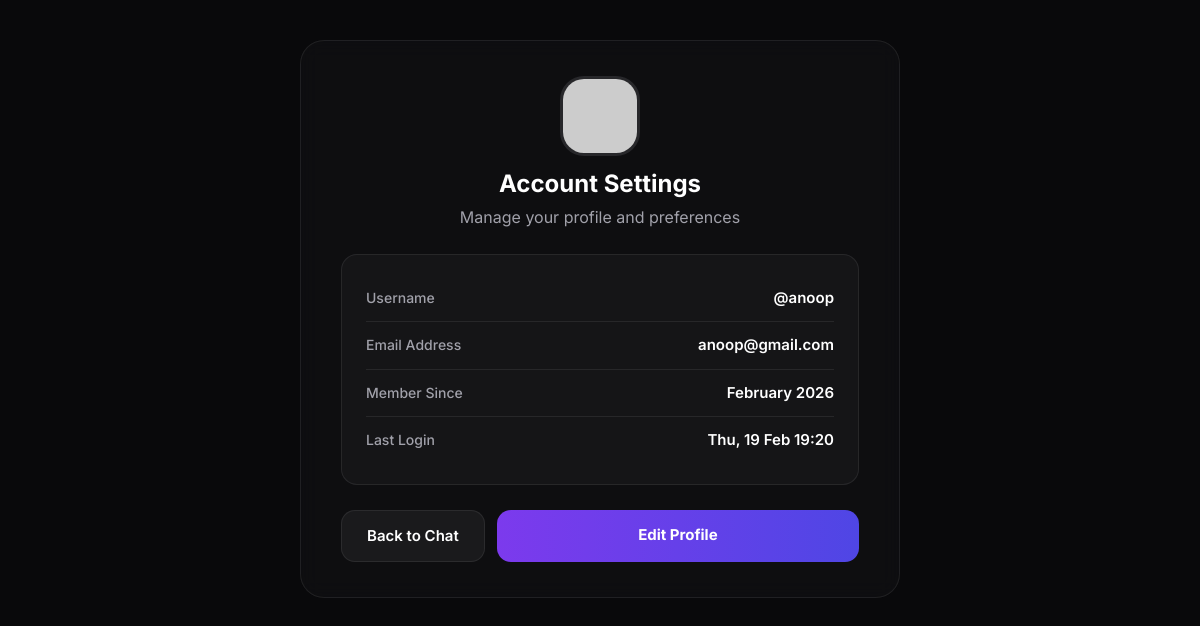
The app's page /profile/ (signed in) with its own data.
### users/models.py (models this page shows, shortened)
class CustomUser(AbstractUser):
    email = models.EmailField(unique=True)
    is_online = models.BooleanField(default=False)
    last_seen = models.DateTimeField(auto_now=True)

### users/views.py (the view)
# urls.py: path('profile/', views.profile_view, name='profile'),
@login_required
def profile_view(request):
    return render(request, 'users/profile.html', {'user': request.user})

### templates/users/profile.html (shortened to what this page needs)
{% extends 'base.html' %}
{% load static %}
{% block content %}
<div class="profile-panel d-flex flex-1">
    <div class="profile-card-nc">
        <div class="profile-header-nc">
            <img src="https://ui-avatars.com/api/?name={{ user.username }}&background=7C3AED&color=fff&size=200"
                alt="{{ user.username }}" class="profile-avatar-nc">
            <h1>Account Settings</h1>
            <p>Manage your profile and preferences</p>
        </div>
        <div class="info-section-nc">
            <div class="info-item-nc">
                <span class="info-label-nc">Username</span>
                <span class="info-value-nc">@{{ user.username }}</span>
            </div>
            <div class="info-item-nc">
                <span class="info-label-nc">Email Address</span>
                <span class="info-value-nc">{{ user.email }}</span>
            </div>
            <div class="info-item-nc">
                <span class="info-label-nc">Member Since</span>
                <span class="info-value-nc">{{ user.date_joined|date:"F Y" }}</span>
            </div>
            <div class="info-item-nc">
                <span class="info-label-nc">Last Login</span>
                <span class="info-value-nc">{{ user.last_login|date:"D, d M H:i" }}</span>
            </div>
        </div>
        <div class="profile-actions-nc">
            <a href="{% url 'user_list' %}" class="btn-ramp-nc-outline">Back to Chat</a>
            <a href="{% url 'edit_profile' %}" class="btn-ramp-nc-primary">Edit Profile</a>
        </div>
    </div>
</div>
{% endblock %}

### static/css/style.css (style rules this page uses)
:root { --primary-color: #7C3AED; --primary-hover: #4F46E5; --bg-dark: #09090B; --field-bg: #141417; --field-border: #27272A; --text-main: #FFFFFF; --text-muted: #A1A1AA; --white: #FFFFFF; --border-color: rgba(255, 255, 255, 0.08); --premium-gradient: linear-gradient(90deg, #7C3AED 0%, #4F46E5 100%); --card-bg: rgba(24, 24, 27, 0.6); --glass-border: rgba(255, 255, 255, 0.1); }
body { font-family: 'Inter', sans-serif; background-color: var(--bg-dark); color: var(--text-main); margin: 0; }
.flex-1 { flex: 1; }

### templates/users/profile.html (style rules this page uses)
.profile-panel { background-color: var(--bg-dark); padding: 40px 20px 30px; display: flex; justify-content: center; align-items: flex-start; }
.profile-card-nc { width: 100%; max-width: 600px; background: rgba(24, 24, 27, 0.4); padding: 35px 40px; border-radius: 24px; border: 1px solid var(--border-color); backdrop-filter: blur(10px); animation: fadeUp 0.8s ease; }
.profile-header-nc { text-align: center; margin-bottom: 25px; }
.profile-avatar-nc { width: 80px; height: 80px; border-radius: 24px; margin-bottom: 14px; border: 3px solid var(--field-border); object-fit: cover; }
.profile-header-nc h1 { font-size: 24px; font-weight: 700; margin-bottom: 6px; color: white; }
.profile-header-nc p { color: var(--text-muted); font-size: 16px; }
.info-section-nc { background: rgba(255, 255, 255, 0.03); border-radius: 16px; padding: 20px 24px; border: 1px solid var(--border-color); }
.info-item-nc { display: flex; justify-content: space-between; padding: 12px 0; }
.info-item-nc:not(:last-child) { border-bottom: 1px solid var(--border-color); }
.info-label-nc { color: var(--text-muted); font-weight: 500; font-size: 14px; }
.info-value-nc { color: white; font-weight: 600; font-size: 15px; }
.profile-actions-nc { margin-top: 25px; display: flex; gap: 12px; }
.btn-ramp-nc-primary { flex: 1; background: var(--premium-gradient); color: white; border: none; padding: 14px; border-radius: 14px; font-weight: 700; transition: all 0.3s; text-decoration: none; text-align: center; font-size: 15px; }
.btn-ramp-nc-outline { color: white; border: 1px solid var(--border-color); padding: 14px 25px; border-radius: 14px; font-weight: 600; transition: all 0.2s; text-decoration: none; background: rgba(255, 255, 255, 0.05); font-size: 15px; }

### records on screen
CustomUser: username "anoop", email "anoop@gmail.com", date_joined "February 2026", last_login "Thu, 19 Feb 19:20"
